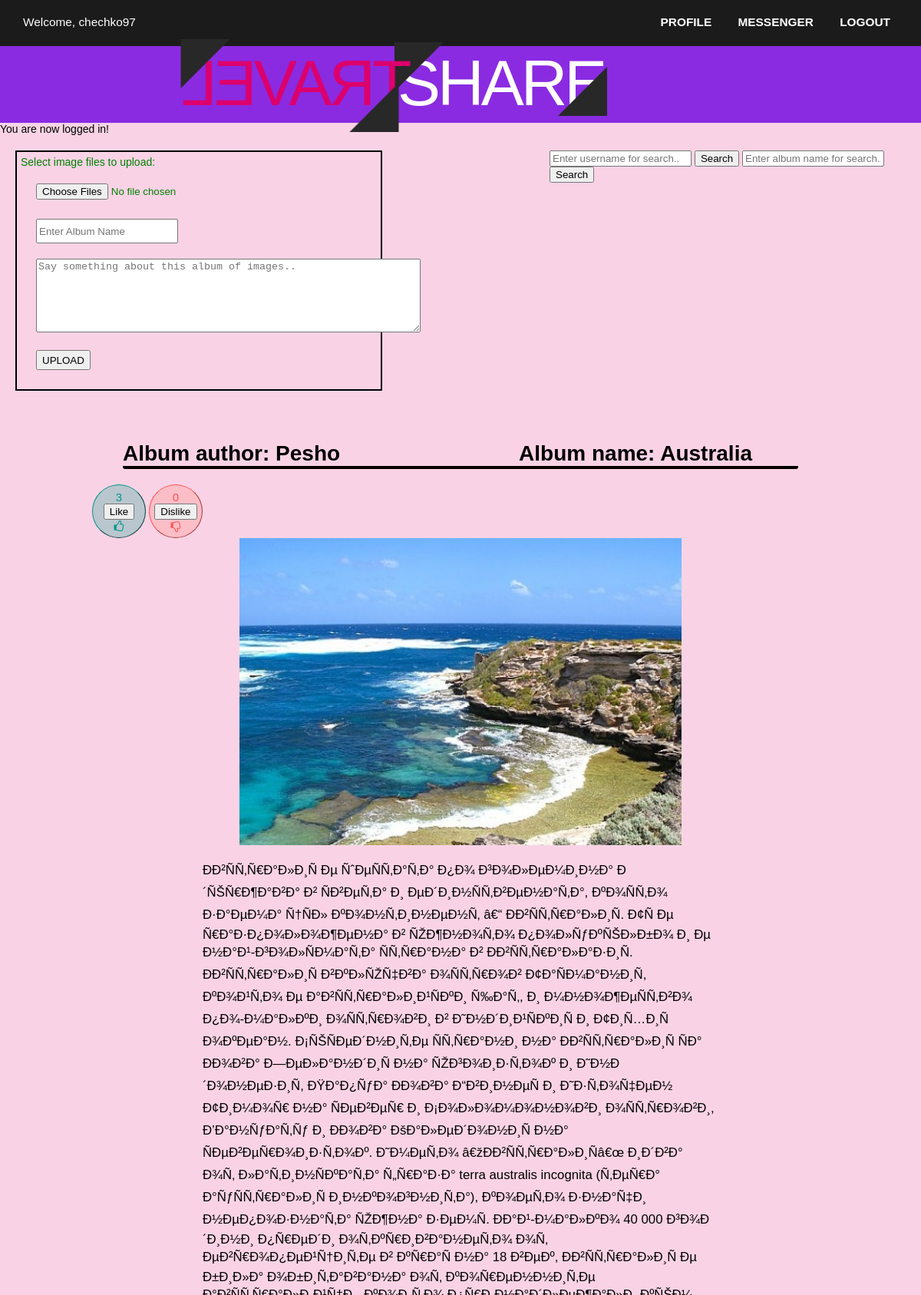
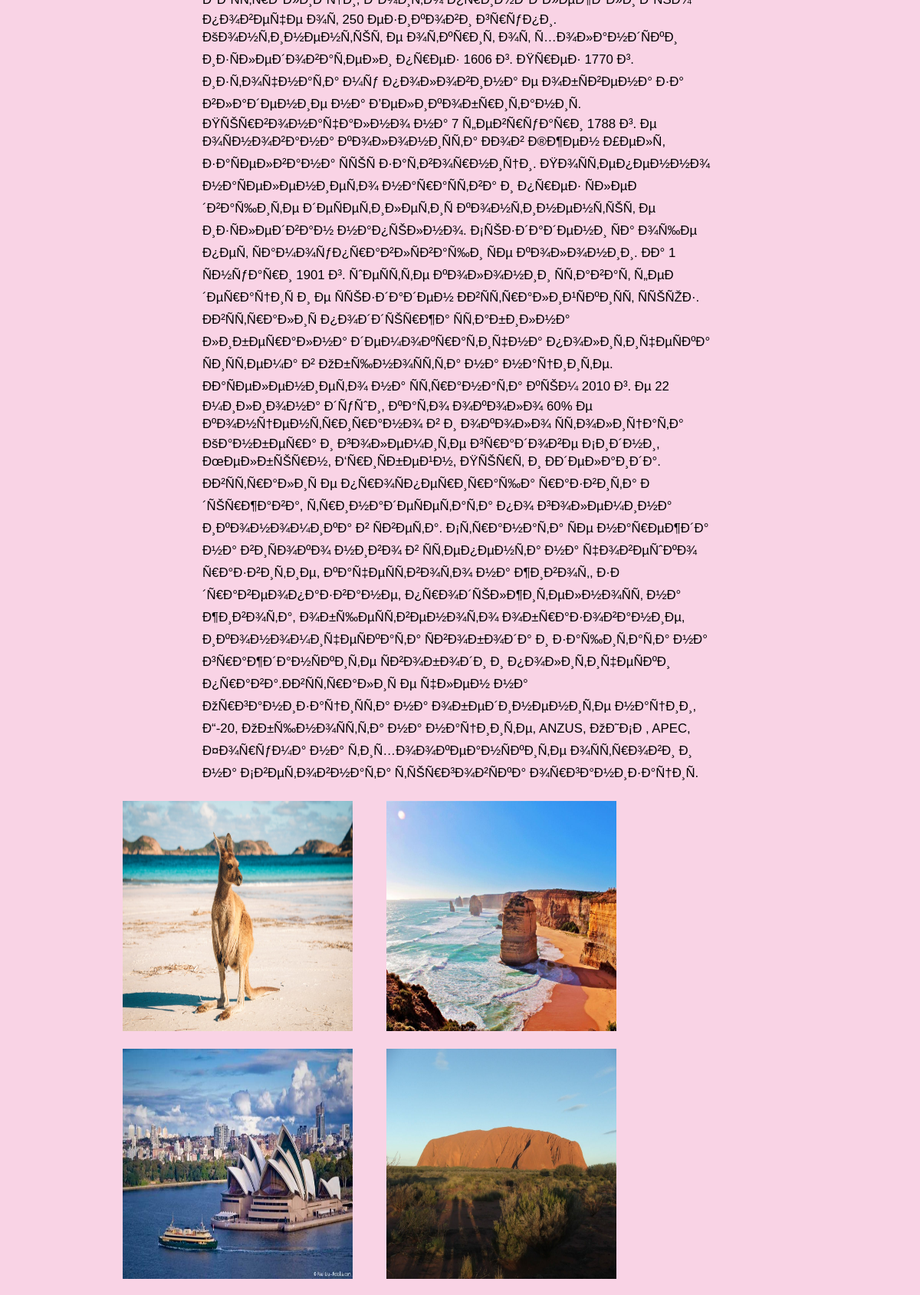
The page /testIndex.php (signed in, upper part) on the database its author committed (2 pictures, top to bottom).
### tables this page shows
CREATE TABLE `photos` (
  `id` int(11) NOT NULL,
  `file_name` varchar(255) NOT NULL,
  `user_name` varchar(100) NOT NULL,
  `uploaded_on` datetime NOT NULL,
  `status` enum('1','0') NOT NULL DEFAULT '1',
  `text` text NOT NULL,
  `album` varchar(100) NOT NULL,
  `likesUsers` text NOT NULL,
  `dislikesUsers` text NOT NULL,
  `likesCount` int(11) NOT NULL DEFAULT '0',
  `dislikesCount` int(11) NOT NULL DEFAULT '0'
);

### testIndex.php (the view, shortened to what this page needs)
<!DOCTYPE html>
<html lang="en">
<head>
    <link rel="stylesheet" href="https://cdnjs.cloudflare.com/ajax/libs/font-awesome/4.7.0/css/font-awesome.min.css">
    <link type="text/css" rel="stylesheet" href="testIndddd.css">
</head>
<body>
    <div id="header">
        <ul id="left">
            <li style="color: white; display:inline;"> Welcome, <?php echo $_SESSION['username'] ?></li>
        </ul>
        <ul>
            <li><a href="profile.php">Profile</a></li>
            <li><a href="chatroom.php">Messenger</a></li>
            <li><a href="index.php?logout=1">Logout</a></li>
        </ul>
    </div>
    <div id="under">
        <h4 class="logo">
            <span class="word1">Travel</span>
            <span class="word2">Share</span>
        </h4>
    </div>
    <div class="container">
        <?php if (isset($_SESSION['message'])) : ?>
            <div class="alert <?php echo $_SESSION['alert-class']; ?>">
                <?php
                echo $_SESSION['message'];
                ?>
            </div>
        <?php endif; ?>
        <div class="forms">
            <div class="uploader">
                <form action="" method="post" enctype="multipart/form-data">
                    Select image files to upload:
                    <input type="file" name="files[]" multiple>
                    <input type="text" name="album" placeholder="Enter Album Name">
                    <textarea name="text" cols="60" rows="6" placeholder="Say something about this album of images.."></textarea>
                    <input type="submit" name="submit" value="UPLOAD">
                </form>
            </div>
            <div class="searchBar">
                <form action="search.php" method="post">
                    <input type="text" name="validUser" placeholder="Enter username for search..">
                    <input type="submit" name="searchName" value="Search">
                    <input type="text" name="validAlbum" placeholder="Enter album name for search..">
                    <input type="submit" name="searchAlbum" value="Search">
                </form>
            </div>
        </div>
        <div class="gallery">
            <?php
            include_once 'dbConfig.php';
            $query = $db->query("SELECT * FROM photos ORDER BY album ASC, user_name ASC");
            $copyQuery = $db->query("SELECT * FROM photos ORDER BY album ASC, user_name ASC");
            $copyRow = $copyQuery->fetch_assoc();
            $copyAlbum = $copyRow['album'];
            $copyCreator = $copyRow['user_name'];
            $count = 0;
            if ($query->num_rows > 0) {
                while ($row = $query->fetch_assoc()) {
                    $imageURL = 'uploads/' . $row["file_name"];
                    $uploadedBy = $row['user_name'];
                    $text = $row['text'];
                    $album = $row['album'];
                    $nLikes = $row['likesCount'];
                    $nDislikes = $row['dislikesCount'];
                    $same = "";
                    ?>
                    <?php if ($count == 0 || $album !== $copyAlbum || $uploadedBy !== $copyCreator) : ?>
                        <br>
                        <h2 style="float: right; margin-right: 100px;">
                            <?php echo "Album name: " . $album;
                            $count++;
                            $copyAlbum = $album;
                            $copyCreator = $uploadedBy;
                            $same = $imageURL;
                            ?>
                        </h2>
                        <h2>
                            <?php echo "Album author: " . $uploadedBy; ?>
                        </h2>
                        <button class="like">
                            <?php echo $nLikes; ?>
                            <br>
                            <form action="" method="post">
                                <input type="submit" name="<?php echo "like" . $uploadedBy . $album; ?>" value ="Like"/>
                            </form>
                            <i class="fa fa-thumbs-o-up" aria-hidden="true"></i>
                        </button>
                        <button class="dislike">
                            <?php echo $nDislikes; ?>
                            <br>
                            <form action="" method="post">
                                <input type="submit" name="<?php echo "dislike" . $uploadedBy . $album; ?>" value ="Dislike">
                            </form>
                            <i class="fa fa-thumbs-o-down" aria-hidden="true"></i>
                        </button>
                        <?php if(file_exists($imageURL)):?>
                            <img style="display: block; width: 60%; height: 400px; margin: 0 auto; margin-bottom: 20px;" src="<?php echo $imageURL;?>" alt="" />
                        <?php endif; ?>
                        <p>
                            <?php echo $text; ?>
                        </p>
                    <?php endif; ?>
                    <?php if($same !== $imageURL && file_exists($imageURL)):?>
                            <div style="display: inline;">
                                <img src="<?php echo $imageURL; ?>" alt="" />
                            </div>
                        <?php endif; ?>
                <?php }
            } else { ?>
                <p style="margin-bottom: 0px; padding-bottom: 20px;">No image(s) found...</p>
            <?php } ?>
        </div>
    </div>
</body>
</html>

### testIndddd.css (style rules this page uses)
body { margin: 0; background-color: rgba(255, 255, 255, 0.781); font-size: 14px; font-family: Arial, Helvetica, sans-serif; padding: 0; }
#header { background-color: #1b1b1b; height: 60px; }
#header ul { text-align: right; font-size: 110%; margin-top: 0px; padding: 20px; list-style-type: none; display: inline; float: right; }
#header #left { text-align: left; display: inline; float: left; }
#header ul li { display: inline; margin-left: 10px; }
#header ul li a { margin-right: 20px; text-decoration: none; color: white; text-transform: uppercase; font-weight: bold; }
#under { height:100px; background-color: blueviolet; }
.logo { margin-top: 0; text-align: center; font: 84px 'Arial Narrow', sans-serif; color: #fefefe; text-transform: uppercase; letter-spacing: -4px; }
.logo span { position: relative; }
.logo span:before, .logo span:after { content: ''; position: absolute; border-width: 32px; border-style: solid; border-color: transparent; height: 0; z-index: 10; }
.logo .word1 { color: #dc006c; margin-right: -38px; transform: rotateY(180deg); display: inline-block; z-index: 10; }
.logo .word1:before { right: -4px; top: -9px; border-top-color: #282828; border-right-color: #282828; }
.logo .word1:after { left: 17px; bottom: -15px; border-bottom-color: #282828; border-left-color: #282828; }
.logo .word2 { z-index: 0; }
.logo .word2:before { left: -4px; top: -6px; border-top-color: #282828; border-left-color: #282828; }
.logo .word2:after { right: -4px; bottom: 4px; border-bottom-color: #282828; border-right-color: #282828; }
.container { background-color: #dc006a2c; }
.gallery h2 { margin: 40px; margin-top: 20px; margin-bottom: 20px; font-family: 'Gill Sans', 'Gill Sans MT', Calibri, 'Trebuchet MS', sans-serif; font-size: 200%; border-bottom: 4px solid black; border-bottom-left-radius: 3px; border-bottom-right-radius: 3px; }
.gallery { width: 80%; margin: 0 auto; margin-top: 30px; }
.gallery p { width: 70%; margin: 0 auto; font-size: 120%; margin-bottom: 20px; font-family: 'Lucida Sans', 'Lucida Sans Regular', 'Lucida Grande', 'Lucida Sans Unicode', Geneva, Verdana, sans-serif; }
.gallery img { width: 300px; height: 300px; display: inline; margin-left: 40px; margin-bottom: 20px; transition:transform 0.25s ease; }
.uploader { width: 40%; color: green; border: 2px solid black; float: left; }
.uploader input { display: block; height: 26px; margin: 20px; }
.uploader textarea { margin-left: 20px; }
.searchBar { width: 40%; float:right; }
.forms { padding: 20px; padding-bottom: 0px; margin-bottom: 0px; display: block; overflow: auto; }
button.like { width: 70px; height: 70px; margin: 0 auto; border-radius: 50%; color: rgba(0,150,136 ,1); background-color:rgba(38,166,154 ,0.3); border-color: rgba(0,150,136 ,1); border-width: 1px; font-size: 15px; }
button.dislike { width: 70px; height: 70px; margin: 0 auto; border-radius: 50%; color: rgba(255,82,82 ,1); background-color: rgba(255,138,128 ,0.3); border-color: rgba(255,82,82 ,1); border-width: 1px; font-size: 15px; }
.uploader { padding: 5px; }

### rows shown on the page
photos: album "Australia", user_name "Pesho", likesCount "3", dislikesCount "0", file_name (picture), text "ÐÐ²ÑÑ‚Ñ€Ð°Ð»Ð¸Ñ Ðµ ÑˆÐµÑÑ‚Ð°Ñ‚Ð° Ð¿Ð¾ Ð³Ð¾Ð»ÐµÐ¼Ð¸Ð½Ð° Ð´ÑŠÑ€Ð¶Ð°Ð²Ð° Ð² ÑÐ²ÐµÑ‚Ð° Ð¸ ÐµÐ´Ð¸Ð½ÑÑ‚Ð²ÐµÐ½Ð°Ñ‚Ð°, ÐºÐ¾ÑÑ‚Ð¾ Ð·Ð°ÐµÐ¼Ð° Ñ†ÑÐ» ÐºÐ¾Ð½Ñ‚Ð¸Ð½ÐµÐ½Ñ‚ â€“ ÐÐ²ÑÑ‚Ñ€Ð°Ð»Ð¸Ñ. Ð¢Ñ Ðµ Ñ€Ð°Ð·Ð¿Ð¾Ð»Ð¾Ð¶ÐµÐ½Ð° Ð² ÑŽÐ¶Ð½Ð¾Ñ‚Ð¾ Ð¿Ð¾Ð»ÑƒÐºÑŠÐ»Ð±Ð¾ Ð¸ Ðµ Ð½Ð°Ð¹-Ð³Ð¾Ð»ÑÐ¼Ð°Ñ‚Ð° ÑÑ‚Ñ€Ð°Ð½Ð° Ð² ÐÐ²ÑÑ‚Ñ€Ð°Ð»Ð°Ð·Ð¸Ñ. ÐÐ²ÑÑ‚Ñ€Ð°Ð»Ð¸Ñ Ð²ÐºÐ»ÑŽÑ‡Ð²Ð° Ð¾ÑÑ‚Ñ€Ð¾Ð² Ð¢Ð°ÑÐ¼Ð°Ð½Ð¸Ñ, ÐºÐ¾Ð¹Ñ‚Ð¾ Ðµ Ð°Ð²ÑÑ‚Ñ€Ð°Ð»Ð¸Ð¹ÑÐºÐ¸ Ñ‰Ð°Ñ‚, Ð¸ Ð¼Ð½Ð¾Ð¶ÐµÑÑ‚Ð²Ð¾ Ð¿Ð¾-Ð¼Ð°Ð»ÐºÐ¸ Ð¾ÑÑ‚Ñ€Ð¾Ð²Ð¸ Ð² Ð˜Ð½Ð´Ð¸Ð¹ÑÐºÐ¸Ñ Ð¸ Ð¢Ð¸Ñ…Ð¸Ñ Ð¾ÐºÐµÐ°Ð½. Ð¡ÑŠÑÐµÐ´Ð½Ð¸Ñ‚Ðµ ÑÑ‚Ñ€Ð°Ð½Ð¸ Ð½Ð° ÐÐ²ÑÑ‚Ñ€Ð°Ð»Ð¸Ñ ÑÐ° ÐÐ¾Ð²Ð° Ð—ÐµÐ»Ð°Ð½Ð´Ð¸Ñ Ð½Ð° ÑŽÐ³Ð¾Ð¸Ð·Ñ‚Ð¾Ðº Ð¸ Ð˜Ð½Ð´Ð¾Ð½ÐµÐ·Ð¸Ñ, ÐŸÐ°Ð¿ÑƒÐ° ÐÐ¾Ð²Ð°…"
photos: file_name (picture)
photos: file_name (picture)
photos: file_name (picture)
photos: file_name (picture)

### other values the page prints
$_SESSION['username'] "chechko97"
$_SESSION['message'] "You are now logged in!"
